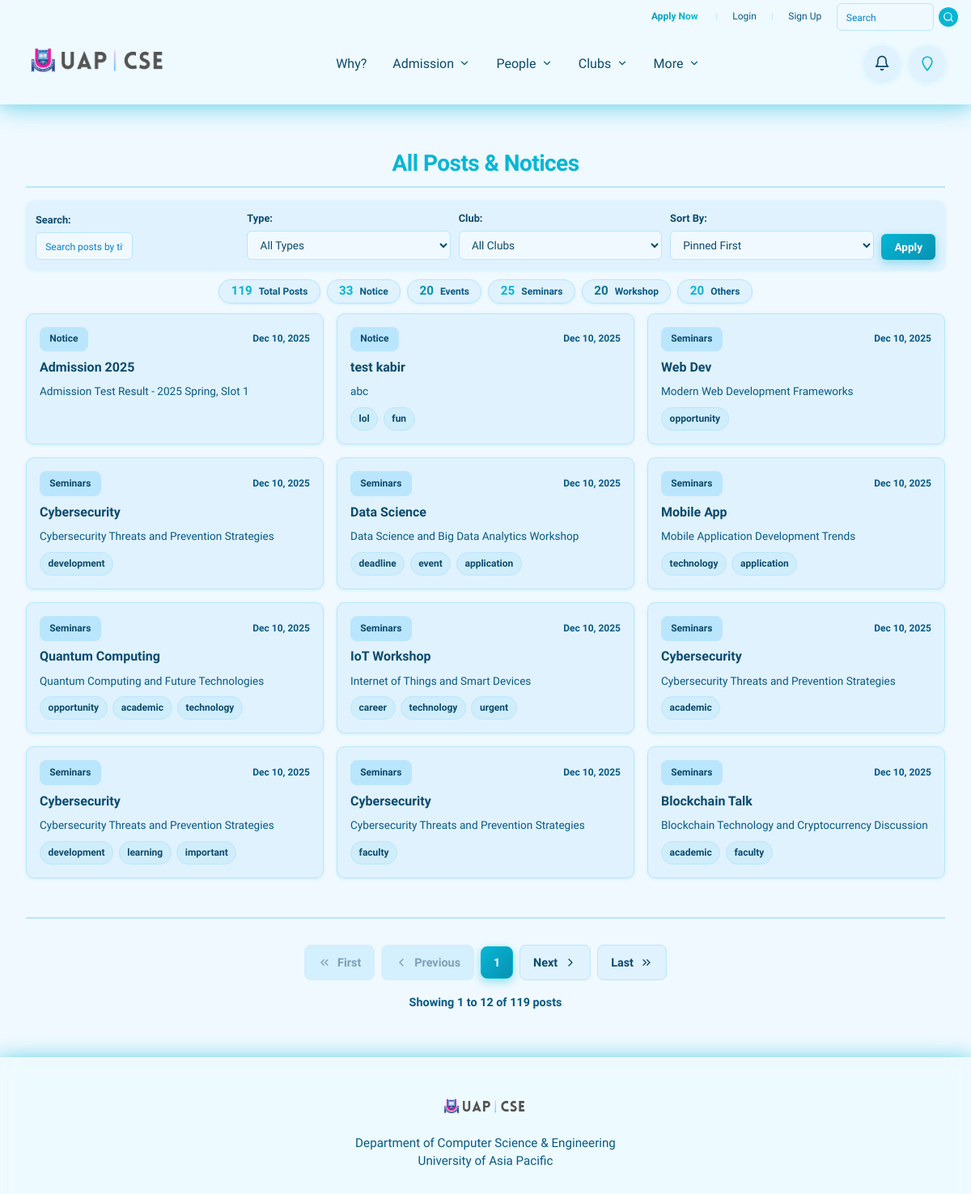
Page /office/posts/ (upper part) on the earlier database version.
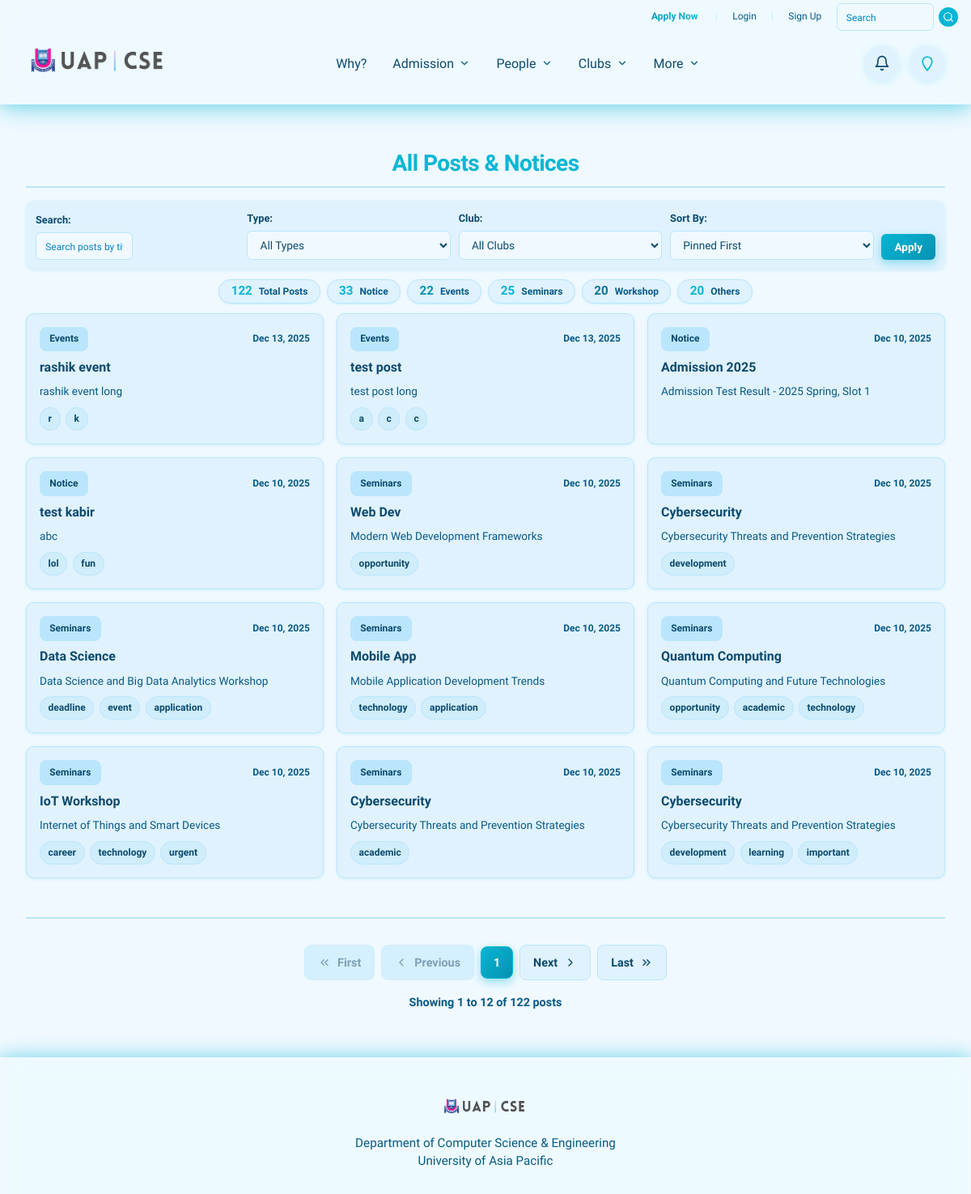
Same page on the later database version.
### office/models.py (models this page shows, shortened)
class Post(models.Model):
    publish_date = models.DateTimeField(
        auto_now_add=True,
        verbose_name="Publish Date/Time",
        help_text="Records when the post was issued"
    )
    post_type = models.CharField(
        max_length=20,
        choices=POST_TYPE_CHOICES,
        default='notice',
        verbose_name="Post Type",
        help_text="Category of the post: notice, events, seminars, workshop, or others"
    )
    short_title = models.CharField(
        max_length=20,
        verbose_name="Short Title",
        help_text="Concise, max 20 characters for display (max 4 words)"
    )
    long_title = models.CharField(
        max_length=255,
        verbose_name="Long Title",
        help_text="Detailed headline for the announcement"
    )
    tags = models.CharField(
        max_length=200,
        blank=True,
        null=True,
        verbose_name="Tags",
        help_text="Comma-separated tags (e.g., 'urgent, closure')"
    )
    description = RichTextField(
        verbose_name="Description",
        help_text="Full body of the announcement"
    )
    is_pinned = models.BooleanField(
        default=False,
        verbose_name="Pin Post",
        help_text="Pin this post to the top of the list"
    )
    created_by = models.ForeignKey(
        BaseUser,
        on_delete=models.SET_NULL,
        null=True,
        related_name='created_posts',
        verbose_name="Created By",
        help_text="Links to the existing authorized user who created the post"
    )
    created_by_name = models.CharField(
        max_length=255,
        blank=True,
        null=True,
        verbose_name="Created By Name",
        help_text="Name of the user who created this post (preserved even if user is deleted)"
    )
    created_by_email = models.EmailField(
        blank=True,
        null=True,
        verbose_name="Created By Email",
        help_text="Email of the user who created this post (preserved even if user is deleted)"
    )
    class Meta:
        verbose_name = 'Post'
        verbose_name_plural = 'Posts'
        ordering = ['-is_pinned', '-publish_date']
    def get_tags_list(self):
        if self.tags:
            return [tag.strip() for tag in self.tags.split(',') if tag.strip()]
        return []

### office/views.py (the view, shortened to what this page needs)
# urls.py: path('posts/', views.post_list, name='post_list'),
def post_list(request):
    posts = Post.objects.all()
    try:
        from clubs.models import ClubPost, Club
        club_posts = ClubPost.objects.all()
        all_clubs = Club.objects.all().order_by('sl', 'name')
    except (ImportError, AttributeError):
        club_posts = Post.objects.none()  # Use Post queryset as fallback (will be empty)
        all_clubs = []
    search_query = request.GET.get('search', '')
    post_type_filter = request.GET.get('type', '')
    if post_type_filter:
        posts = posts.filter(post_type=post_type_filter)
        club_posts = club_posts.filter(post_type=post_type_filter)
    club_filter = request.GET.get('club', '')
    if club_filter:
        club_posts = club_posts.filter(club_id=club_filter)
    unified_posts = []
    if not club_filter:
        for post in posts:
            unified_posts.append({
                'type': 'post',
                'object': post,
                'is_pinned': post.is_pinned,
                'date': post.publish_date,
            })
    for club_post in club_posts:
        unified_posts.append({
            'type': 'club_post',
            'object': club_post,
            'is_pinned': club_post.is_pinned,
            'date': club_post.created_at,
        })
    sort_by = request.GET.get('sort', 'pinned')
    if sort_by == 'oldest':
        unified_posts.sort(key=lambda p: p['date'])
    elif sort_by == 'newest':
        unified_posts.sort(key=lambda p: p['date'], reverse=True)
    elif sort_by == 'type':
        unified_posts.sort(key=lambda p: (p['object'].post_type if hasattr(p['object'], 'post_type') else '', p['date']), reverse=True)
    elif sort_by == 'club':
        unified_posts.sort(key=lambda p: (p['object'].club.name if p['type'] == 'club_post' else 'ZZZ', p['date']), reverse=True)
    elif sort_by == 'pinned':
        unified_posts.sort(key=lambda p: (not p['is_pinned'], p['date']), reverse=True)
    else:
        unified_posts.sort(key=lambda p: (not p['is_pinned'], p['date']), reverse=True)
    total_posts_count = len(unified_posts)
    posts_by_type = {}
    for code, display in POST_TYPE_CHOICES:
        posts_by_type[code] = Post.objects.filter(post_type=code).count()
        posts_by_type[code] += club_posts.filter(post_type=code).count()
    paginator = Paginator(unified_posts, 12)
    page = request.GET.get('page', 1)
    try:
        posts_page = paginator.page(page)
    except PageNotAnInteger:
        posts_page = paginator.page(1)
    except EmptyPage:
        posts_page = paginator.page(paginator.num_pages)
    context = {
        'posts': posts_page,
        'selected_type': post_type_filter,
        'selected_club': club_filter,
        'search_query': search_query,
        'sort_by': sort_by,
        'POST_TYPE_CHOICES': POST_TYPE_CHOICES,
        'posts_by_type': posts_by_type,
        'total_posts': total_posts_count,
        'all_clubs': all_clubs,
        'paginator': paginator,
        'is_paginated': posts_page.has_other_pages(),
    }
    return render(request, 'office/post_list.html', context)

### academics/templatetags/academics_filters.py (called while the page is built)
@register.filter
def get_item(dictionary, key):
    if dictionary is None:
        return None
    return dictionary.get(key)

@register.filter
def add(value, arg):
    try:
        return str(value) + str(arg)
    except (ValueError, TypeError):
        return ''

### clubs/context_processors.py (called while the page is built)
def clubs(request):
    clubs = Club.objects.all().order_by('sl', 'name')
    return {
        'clubs': clubs
    }

### designs/context_processors.py (called while the page is built)
def admission_elements(request):
    admission_elements = AdmissionElement.objects.all().order_by('sl')
    return {
        'admission_elements': admission_elements
    }

### templates/office/post_list.html (shortened to what the changed rows need)
{% extends 'base.html' %}
{% load static %}
{% load academics_filters %}
{% block content %}
<div class="container">
    <section class="posts-list-page">
        <div class="activities-header">
            <h1>All Posts & Notices</h1>
        </div>
        <div class="posts-content">
            <div class="posts-stats">
                <div class="stat-card">
                    <span class="stat-value">{{ total_posts }}</span>
                    <span class="stat-label">Total Posts</span>
                </div>
                {% for code, display in POST_TYPE_CHOICES %}
                <div class="stat-card stat-{{ code }}">
                    <span class="stat-value">{{ posts_by_type|get_item:code|default:0 }}</span>
                    <span class="stat-label">{{ display }}</span>
                </div>
                {% endfor %}
            </div>
            {% if posts %}
            <div class="posts-grid">
                {% for post_item in posts %}
                {% if post_item.type == 'post' %}
                    {% with post=post_item.object %}
                    <div class="post-card {% if post.is_pinned %}post-pinned{% endif %}" onclick="openPostModal('post', {{ post.pk }})" style="cursor: pointer;">
                        <div class="post-card-top">
                            <div class="post-badge post-badge-{{ post.post_type }}{% if post.is_pinned %} pinned{% endif %}">
                                {{ post.get_post_type_display }}
                            </div>
                            <div class="post-date">{{ post.publish_date|date:"M d, Y" }}</div>
                        </div>
                        <h3 class="post-card-title">{{ post.short_title }}</h3>
                        <p class="post-card-description">{{ post.long_title|truncatewords:20 }}</p>
                        {% if post.tags %}
                        <div class="post-tags">
                            {% for tag in post.get_tags_list|slice:":3" %}
                            <span class="tag soft">{{ tag }}</span>
                            {% endfor %}
                        </div>
                        {% endif %}
                    </div>
                    {% endwith %}
                {% endif %}
                {% endfor %}
            </div>
            {% else %}
            <div class="no-posts">
                <div class="no-posts-icon">📭</div>
                <h3>No posts found</h3>
                <p>{% if search_query or selected_type %}Try adjusting your search or filters.{% else %}No posts have been published yet.{% endif %}</p>
            </div>
            {% endif %}
            {% if is_paginated %}
            <div class="pagination-wrapper">
                <div class="pagination">
                    {% if posts.has_previous %}
                    <a href="?page=1{% if search_query %}&search={{ search_query }}{% endif %}{% if selected_type %}&type={{ selected_type }}{% endif %}{% if sort_by != 'pinned' %}&sort={{ sort_by }}{% endif %}" class="pagination-btn pagination-first">
                        <svg xmlns="http://www.w3.org/2000/svg" width="16" height="16" viewBox="0 0 24 24" fill="none" stroke="currentColor" stroke-width="2" stroke-linecap="round" stroke-linejoin="round">
                            <polyline points="11 17 6 12 11 7"></polyline>
                            <polyline points="18 17 13 12 18 7"></polyline>
                        </svg>
                        First
                    </a>
                    <a href="?page={{ posts.previous_page_number }}{% if search_query %}&search={{ search_query }}{% endif %}{% if selected_type %}&type={{ selected_type }}{% endif %}{% if sort_by != 'pinned' %}&sort={{ sort_by }}{% endif %}" class="pagination-btn pagination-prev">
                        <svg xmlns="http://www.w3.org/2000/svg" width="16" height="16" viewBox="0 0 24 24" fill="none" stroke="currentColor" stroke-width="2" stroke-linecap="round" stroke-linejoin="round">
                            <polyline points="15 18 9 12 15 6"></polyline>
                        </svg>
                        Previous
                    </a>
                    {% else %}
                    <span class="pagination-btn pagination-disabled">
                        <svg xmlns="http://www.w3.org/2000/svg" width="16" height="16" viewBox="0 0 24 24" fill="none" stroke="currentColor" stroke-width="2" stroke-linecap="round" stroke-linejoin="round">
                            <polyline points="11 17 6 12 11 7"></polyline>
                            <polyline points="18 17 13 12 18 7"></polyline>
                        </svg>
                        First
                    </span>
                    <span class="pagination-btn pagination-disabled">
                        <svg xmlns="http://www.w3.org/2000/svg" width="16" height="16" viewBox="0 0 24 24" fill="none" stroke="currentColor" stroke-width="2" stroke-linecap="round" stroke-linejoin="round">
                            <polyline points="15 18 9 12 15 6"></polyline>
                        </svg>
                        Previous
                    </span>
                    {% endif %}
                    <div class="pagination-pages">
                        {% for num in posts.paginator.page_range %}
                            {% if posts.number == num %}
                            <span class="pagination-page pagination-active">{{ num }}</span>
                            {% elif num > posts.number|add:'-3' and num < posts.number|add:'3' %}
                            <a href="?page={{ num }}{% if search_query %}&search={{ search_query }}{% endif %}{% if selected_type %}&type={{ selected_type }}{% endif %}{% if sort_by != 'pinned' %}&sort={{ sort_by }}{% endif %}" class="pagination-page">{{ num }}</a>
                            {% endif %}
                        {% endfor %}
                    </div>
                    {% if posts.has_next %}
                    <a href="?page={{ posts.next_page_number }}" class="pagination-btn pagination-next">
                        Next
                        <svg xmlns="http://www.w3.org/2000/svg" width="16" height="16" viewBox="0 0 24 24" fill="none" stroke="currentColor" stroke-width="2" stroke-linecap="round" stroke-linejoin="round">
                            <polyline points="9 18 15 12 9 6"></polyline>
                        </svg>
                    </a>
                    <a href="?page={{ posts.paginator.num_pages }}" class="pagination-btn pagination-last">
                        Last
                        <svg xmlns="http://www.w3.org/2000/svg" width="16" height="16" viewBox="0 0 24 24" fill="none" stroke="currentColor" stroke-width="2" stroke-linecap="round" stroke-linejoin="round">
                            <polyline points="13 17 18 12 13 7"></polyline>
                            <polyline points="6 17 11 12 6 7"></polyline>
                        </svg>
                    </a>
                    {% endif %}
                </div>
                <div class="pagination-info">
                    Showing {{ posts.start_index }} to {{ posts.end_index }} of {{ total_posts }} posts
                </div>
            </div>
            {% endif %}
        </div>
    </section>
</div>
{% endblock %}

Differences in the rows shown:
no longer on this page (row unchanged): Post: object.post_type "Seminars", object.publish_date "Dec 10, 2025", object.short_title "Cybersecurity", object.long_title "Cybersecurity Threats and Prevention Strategies", get_tags_list "faculty"
no longer on this page (row unchanged): Post: object.post_type "Seminars", object.publish_date "Dec 10, 2025", object.short_title "Blockchain Talk", object.long_title "Blockchain Technology and Cryptocurrency Discussion", get_tags_list "academic" "faculty"
added Post: object.post_type "Events", object.publish_date "Dec 13, 2025", object.short_title "rashik event", object.long_title "rashik event long", get_tags_list "r" "k"
added Post: object.post_type "Events", object.publish_date "Dec 13, 2025", object.short_title "test post", object.long_title "test post long", get_tags_list "a" "c" "c"
Other differences:
{{ total_posts }}: "119" → "122"
new list line: "22 Events"
list line gone: "20 Events"
